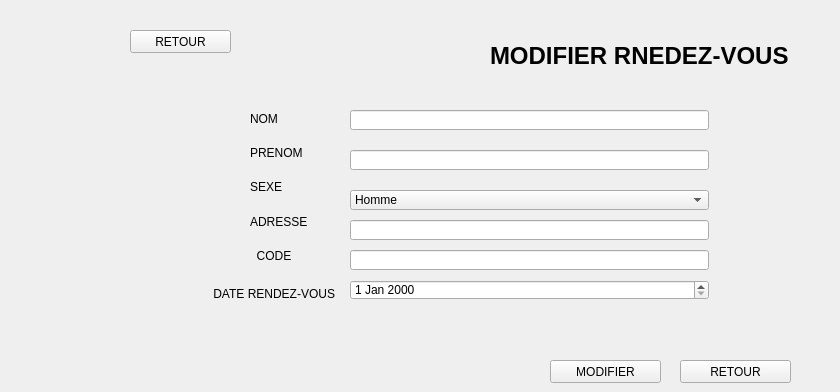
    <widget class="QWidget" name="page_49">
     <widget class="QLabel" name="label_145">
      <property name="geometry">
       <rect>
        <x>210</x>
        <y>280</y>
        <width>179</width>
        <height>28</height>
       </rect>
      </property>
      <property name="text">
       <string> DATE RENDEZ-VOUS</string>
      </property>
     </widget>
     <widget class="QPushButton" name="pushButton_261">
      <property name="geometry">
       <rect>
        <x>680</x>
        <y>360</y>
        <width>111</width>
        <height>23</height>
       </rect>
      </property>
      <property name="text">
       <string>RETOUR</string>
      </property>
     </widget>
     <widget class="QPushButton" name="pushButton_262">
      <property name="geometry">
       <rect>
        <x>130</x>
        <y>30</y>
        <width>101</width>
        <height>23</height>
       </rect>
      </property>
      <property name="text">
       <string>RETOUR</string>
      </property>
     </widget>
     <widget class="QLineEdit" name="lineEdit_107">
      <property name="geometry">
       <rect>
        <x>350</x>
        <y>150</y>
        <width>359</width>
        <height>20</height>
       </rect>
      </property>
     </widget>
     <widget class="QDateEdit" name="dateEdit_3">
      <property name="geometry">
       <rect>
        <x>350</x>
        <y>280</y>
        <width>359</width>
        <height>20</height>
       </rect>
      </property>
     </widget>
     <widget class="QLineEdit" name="lineEdit_108">
      <property name="geometry">
       <rect>
        <x>350</x>
        <y>250</y>
        <width>359</width>
        <height>20</height>
       </rect>
      </property>
     </widget>
     <widget class="QLabel" name="label_146">
      <property name="geometry">
       <rect>
        <x>250</x>
        <y>105</y>
        <width>179</width>
        <height>28</height>
       </rect>
      </property>
      <property name="text">
       <string>NOM</string>
      </property>
     </widget>
     <widget class="QLabel" name="label_147">
      <property name="geometry">
       <rect>
        <x>250</x>
        <y>242</y>
        <width>179</width>
        <height>28</height>
       </rect>
      </property>
      <property name="text">
       <string>  CODE</string>
      </property>
     </widget>
     <widget class="QLineEdit" name="lineEdit_109">
      <property name="geometry">
       <rect>
        <x>350</x>
        <y>220</y>
        <width>359</width>
        <height>20</height>
       </rect>
      </property>
     </widget>
     <widget class="QLabel" name="label_148">
      <property name="geometry">
       <rect>
        <x>250</x>
        <y>207</y>
        <width>179</width>
        <height>29</height>
       </rect>
      </property>
      <property name="text">
       <string>ADRESSE</string>
      </property>
     </widget>
     <widget class="QLabel" name="label_149">
      <property name="geometry">
       <rect>
        <x>250</x>
        <y>139</y>
        <width>179</width>
        <height>28</height>
       </rect>
      </property>
      <property name="text">
       <string>PRENOM</string>
      </property>
     </widget>
     <widget class="QLineEdit" name="lineEdit_110">
      <property name="geometry">
       <rect>
        <x>350</x>
        <y>110</y>
        <width>359</width>
        <height>20</height>
       </rect>
      </property>
     </widget>
     <widget class="QLabel" name="label_150">
      <property name="geometry">
       <rect>
        <x>250</x>
        <y>173</y>
        <width>179</width>
        <height>28</height>
       </rect>
      </property>
      <property name="text">
       <string>SEXE</string>
      </property>
     </widget>
     <widget class="QLabel" name="label_151">
      <property name="geometry">
       <rect>
        <x>490</x>
        <y>40</y>
        <width>341</width>
        <height>31</height>
       </rect>
      </property>
      <property name="font">
       <font>
        <pointsize>18</pointsize>
        <weight>75</weight>
        <bold>true</bold>
       </font>
      </property>
      <property name="text">
       <string>MODIFIER RNEDEZ-VOUS</string>
      </property>
     </widget>
     <widget class="QPushButton" name="pushButton_263">
      <property name="geometry">
       <rect>
        <x>550</x>
        <y>360</y>
        <width>111</width>
        <height>23</height>
       </rect>
      </property>
      <property name="text">
       <string>MODIFIER</string>
      </property>
     </widget>
     <widget class="QComboBox" name="comboBox_7">
      <property name="geometry">
       <rect>
        <x>350</x>
        <y>190</y>
        <width>359</width>
        <height>20</height>
       </rect>
      </property>
      <item>
       <property name="text">
        <string>Homme</string>
       </property>
      </item>
      <item>
       <property name="text">
        <string>Femme</string>
       </property>
      </item>
     </widget>
    </widget>
